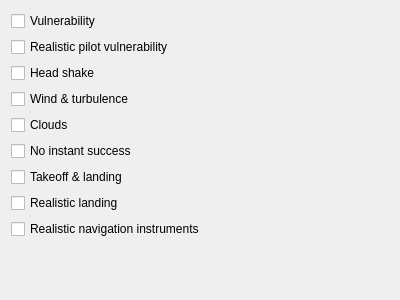
<?xml version="1.0" encoding="UTF-8"?>
<ui version="4.0">
 <class>DifficultyVarPage</class>
 <widget class="QWidget" name="DifficultyVarPage">
  <property name="geometry">
   <rect>
    <x>0</x>
    <y>0</y>
    <width>400</width>
    <height>300</height>
   </rect>
  </property>
  <property name="windowTitle">
   <string>Form</string>
  </property>
  <layout class="QVBoxLayout" name="verticalLayout">
   <item>
    <widget class="QCheckBox" name="Vulnerability">
     <property name="text">
      <string>Vulnerability</string>
     </property>
    </widget>
   </item>
   <item>
    <widget class="QCheckBox" name="RealisticPilotVulnerability">
     <property name="text">
      <string>Realistic pilot vulnerability</string>
     </property>
    </widget>
   </item>
   <item>
    <widget class="QCheckBox" name="HeadShake">
     <property name="text">
      <string>Head shake</string>
     </property>
    </widget>
   </item>
   <item>
    <widget class="QCheckBox" name="WindTurbulence">
     <property name="text">
      <string>Wind &amp;&amp; turbulence</string>
     </property>
    </widget>
   </item>
   <item>
    <widget class="QCheckBox" name="Clouds">
     <property name="text">
      <string>Clouds</string>
     </property>
    </widget>
   </item>
   <item>
    <widget class="QCheckBox" name="NoInstantSuccess">
     <property name="text">
      <string>No instant success</string>
     </property>
    </widget>
   </item>
   <item>
    <widget class="QCheckBox" name="TakeoffLanding">
     <property name="text">
      <string>Takeoff &amp;&amp; landing</string>
     </property>
    </widget>
   </item>
   <item>
    <widget class="QCheckBox" name="RealisticLanding">
     <property name="text">
      <string>Realistic landing</string>
     </property>
    </widget>
   </item>
   <item>
    <widget class="QCheckBox" name="RealisticNavigationInstruments">
     <property name="text">
      <string>Realistic navigation instruments</string>
     </property>
    </widget>
   </item>
   <item>
    <spacer name="verticalSpacer">
     <property name="orientation">
      <enum>Qt::Vertical</enum>
     </property>
     <property name="sizeHint" stdset="0">
      <size>
       <width>20</width>
       <height>40</height>
      </size>
     </property>
    </spacer>
   </item>
  </layout>
 </widget>
 <resources/>
 <connections/>
</ui>
